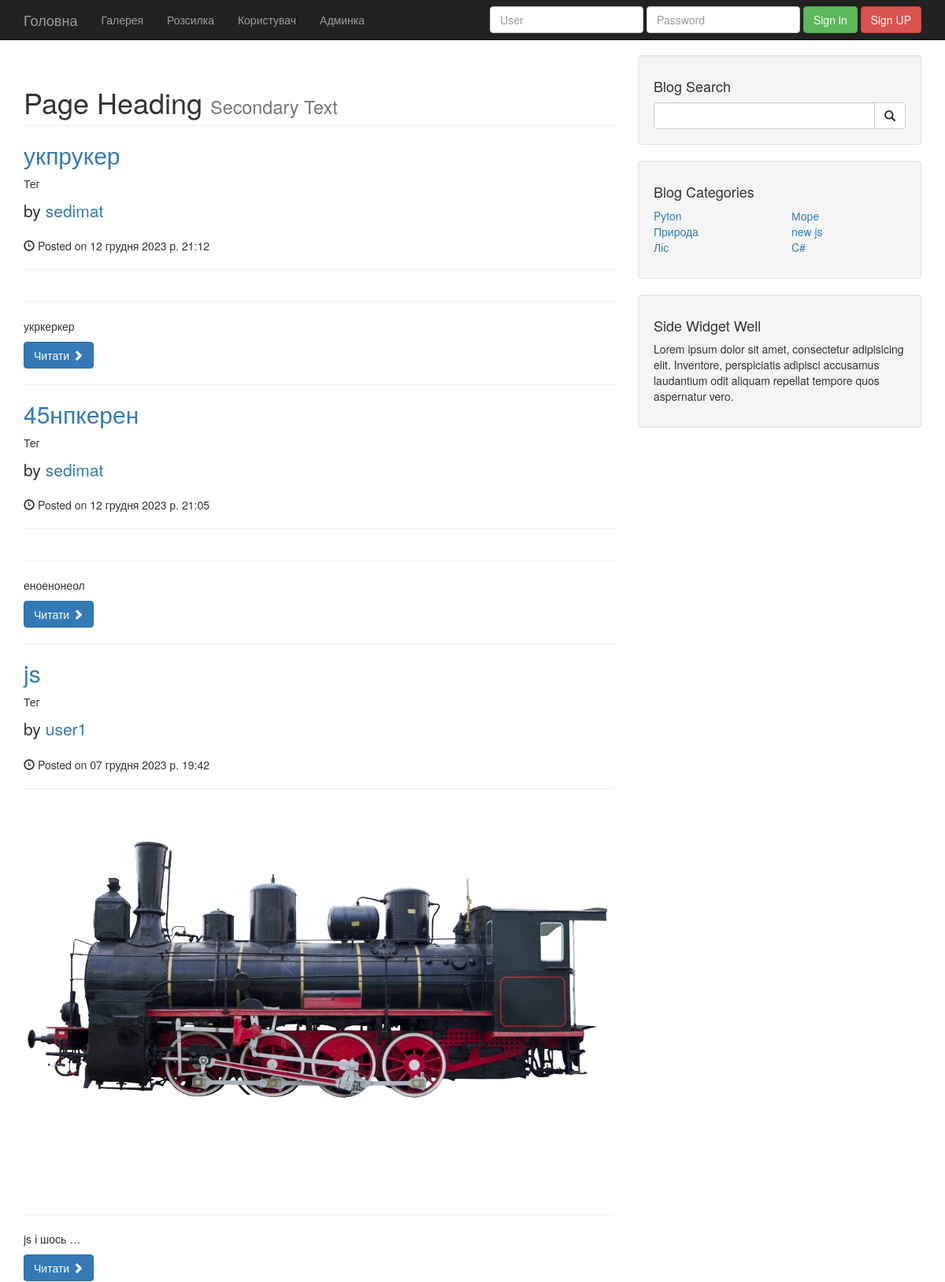
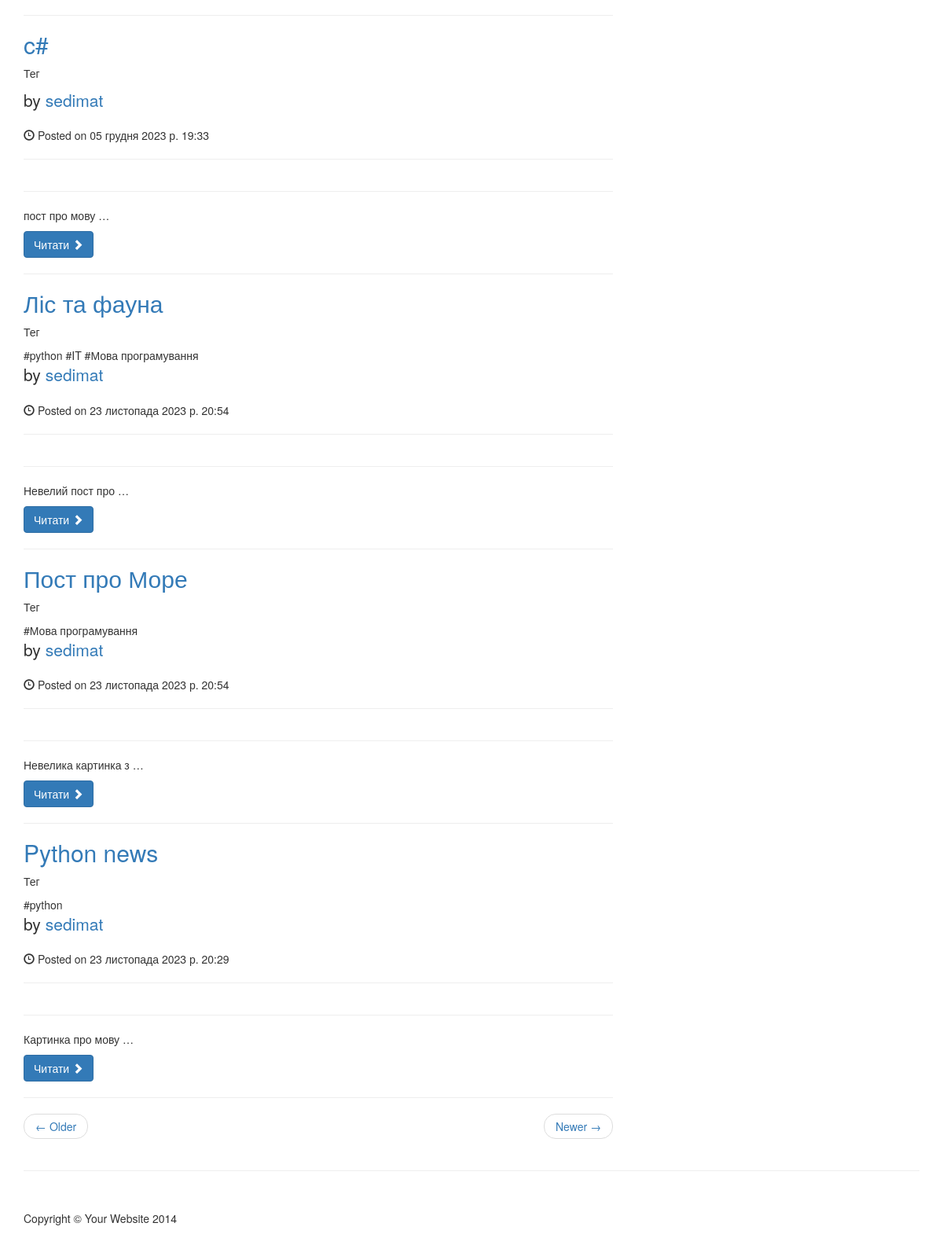
The page / on the database its author committed (2 pictures, top to bottom).
### blog/models.py (models this page shows, shortened)
class Post(models.Model):
    title = models.CharField(max_length=30, verbose_name="Заголовок")
    content = models.TextField(verbose_name="Опис")
    published_date = models.DateTimeField(auto_created=True, verbose_name="Час")
    category = models.ForeignKey(Category, on_delete=models.CASCADE, verbose_name="Категорія")
    user = models.ForeignKey(User, on_delete=models.CASCADE, verbose_name="Автор")
    tegs = models.ManyToManyField(Teg, blank=True, related_name='posts', verbose_name="Теги")
    img = models.ImageField(upload_to='img_post', default='post.png')
    poster = models.URLField(
        default="https://ecopolitic.com.ua/wp-content/uploads/2021/06/shutterstock_1017466240-900x300.jpg",
        verbose_name="Постер")
    class Meta:
        verbose_name = "Пост"
        verbose_name_plural = "Пости"

class Teg(models.Model):
    name = models.CharField(max_length=30, verbose_name="Назва")
    class Meta:
        verbose_name = "Тег"
        verbose_name_plural = "Теги"

class Category(models.Model):
    name = models.CharField(max_length=30, verbose_name="Назва")
    class Meta:
        verbose_name = "Категорія"
        verbose_name_plural = "Категорії"

### blog/views.py (the view)
# urls.py: path("", views.index, name="index"),
def index(request):
    posts = Post.objects.all().order_by("-published_date") # сортує по даті додавання
    categories = Category.objects.all()
    context = {
        "posts": posts,
        "category": categories
    }
    context.update(get_categories())
    return render(request, 'blog/index.html', context=context)

### blog/views.py (called while the page is built)
def get_categories():
    all = Category.objects.all()
    count = all.count()
    return {'cat1': all[:count / 2 + count % 2], 'cat2': all[count / 2 + count % 2:]}

### templates/blog/index.html (shortened to what this page needs)
{% extends "blog/base.html" %}
{% block content %}
<h1 class="page-header">
    Page Heading
    <small>Secondary Text</small>
</h1>
{% for post in posts %}
<h2>
    <a href="{% url 'post' id=post.title %}">{{post.title}}</a>
</h2>
    <p>Тег</p>
    {% for t in post.tegs.all %}
    <span>{{ t.name }}</span>
    {% endfor %}
<p class="lead">
    by <a href="index">{{ post.user}}</a>
</p>
<p><span class="glyphicon glyphicon-time"></span> Posted on {{ post.published_date }}</p>
<hr>
<img class="img-responsive"
     src="{{ post.img.url }}"
     alt="">
<hr>
<p>{{ post.content|truncatewords:3 }}</p>
<a class="btn btn-primary" href="{% url 'post' id=post.title %}">Читати <span class="glyphicon glyphicon-chevron-right"></span></a>
<hr>
{% endfor %}
<ul class="pager">
    <li class="previous">
        <a href="#">&larr; Older</a>
    </li>
    <li class="next">
        <a href="#">Newer &rarr;</a>
    </li>
</ul>
{% endblock %}

### templates/blog/base.html (shortened to what this page needs)
<!DOCTYPE html>
<html lang="en">
<head>
    {% load static %}
    <link href="{% static 'blog/css/bootstrap.min.css'%}" rel="stylesheet">
    <link href="{% static 'blog/css/blog-home.css'%}" rel="stylesheet">
</head>
<body>
<nav class="navbar navbar-inverse navbar-fixed-top" role="navigation">
    <div class="container">
        <div class="navbar-header">
            <a class="navbar-brand" href="/">Головна</a>
        </div>
        <div class="collapse navbar-collapse" id="bs-example-navbar-collapse-1">
            <ul class="nav navbar-nav">
                <li>
                    <a href="{% url 'gallery' %}">Галерея</a>
                </li>
                <li>
                    <a href="{% url 'about' %}">Розсилка</a>
                </li>
                <li>
                    <a href="{% url 'user' %}">Користувач</a>
                </li>
                <li>
                    <a href="/admin">Админка</a>
                </li>
            </ul>
            {% include 'blog/toggle_login.html' %}
        </div>
    </div>
</nav>
<div class="container">
    <div class="row">
        <div class="col-md-8">
            {% block content %}
            {% endblock %}
        </div>
        <div class="col-md-4">
            <div class="well">
                <h4>Blog Search</h4>
                <form class="input-group" method="GET" action="{% url 'search' %}">
                    <input type="search" class="form-control" name="query">
                    <span class="input-group-btn">
                    <button class="btn btn-default" type="submit">
                        <span class="glyphicon glyphicon-search"></span>
                    </button>
                    </span>
                </form>
            </div>
            <div class="well">
                <h4>Blog Categories</h4>
                <div class="row">
                    <div class="col-lg-6">
                        <ul class="list-unstyled">
                            {% for cat in cat1 %}
                            <li>
                                <a href="{% url 'category' name=cat.name %}">{{cat.name}}</a>
                            </li>
                            {% endfor %}
                        </ul>
                    </div>
                    <div class="col-lg-6">
                        <ul class="list-unstyled">
                            {% for cat in cat2 %}
                            <li>
                                <a href="{% url 'category' name=cat.name %}">{{cat.name}}</a>
                            </li>
                            {% endfor %}
                        </ul>
                    </div>
                </div>
            </div>
            <div class="well">
                <h4>Side Widget Well</h4>
                <p>Lorem ipsum dolor sit amet, consectetur adipisicing elit. Inventore, perspiciatis adipisci accusamus
                    laudantium odit aliquam repellat tempore quos aspernatur vero.</p>
            </div>
        </div>
    </div>
    <hr>
    <footer>
        <div class="row">
            <div class="col-lg-12">
                <p>Copyright &copy; Your Website 2014</p>
            </div>
        </div>
    </footer>
</div>
</body>
</html>

### templates/blog/toggle_login.html (shortened to what this page needs)
{% if user.is_authenticated %}
<div class="navbar-form navbar-right">
    <a href="{% url 'logout' %}" class="btn btn-danger">Logout</a>
    <a href="{% url 'user' %}">Hello {{ user }}</a>
</div>
{% else %}
<form class="navbar-form navbar-right" method="POST" role="form" action="{% url 'blog_login' %}">
    <div class="form-group">
        <input type="text" placeholder="User" name="username" class="form-control">
    </div>
    <div class="form-group">
        <input type="password" placeholder="Password" name="password" class="form-control">
    </div>
    <button type="submit" class="btn btn-success">Sign in</button>
    <a href="{% url 'user' %}" class="btn btn-danger">Sign UP</a>
</form>
{% endif %}

### static/blog/css/blog-home.css (style rules this page uses)
body { padding-top: 70px; }
footer { margin: 50px 0; }

### rows shown on the page
Post: title "укпрукер", user "sedimat", published_date "12 грудня 2023 р. 21:12", content "укркеркер"
Post: title "45нпкерен", user "sedimat", published_date "12 грудня 2023 р. 21:05", content "еноенонеол"
Post: title "js", user "user1", published_date "07 грудня 2023 р. 19:42", img (picture), content "js і шось …"
Post: title "c#", user "sedimat", published_date "05 грудня 2023 р. 19:33", content "пост про мову …"
Post: title "Ліс та фауна", user "sedimat", published_date "23 листопада 2023 р. 20:54", content "Невелий пост про …"
Teg: name "#python"
Teg: name "#IT"
Teg: name "#Мова програмування"
Post: title "Пост про Море", user "sedimat", published_date "23 листопада 2023 р. 20:54", content "Невелика картинка з …"
Post: title "Python news", user "sedimat", published_date "23 листопада 2023 р. 20:29", content "Картинка про мову …"
Category: name "Pyton"
Category: name "Природа"
Category: name "Ліс"
Category: name "Море"
Category: name "new js"
Category: name "C#"
